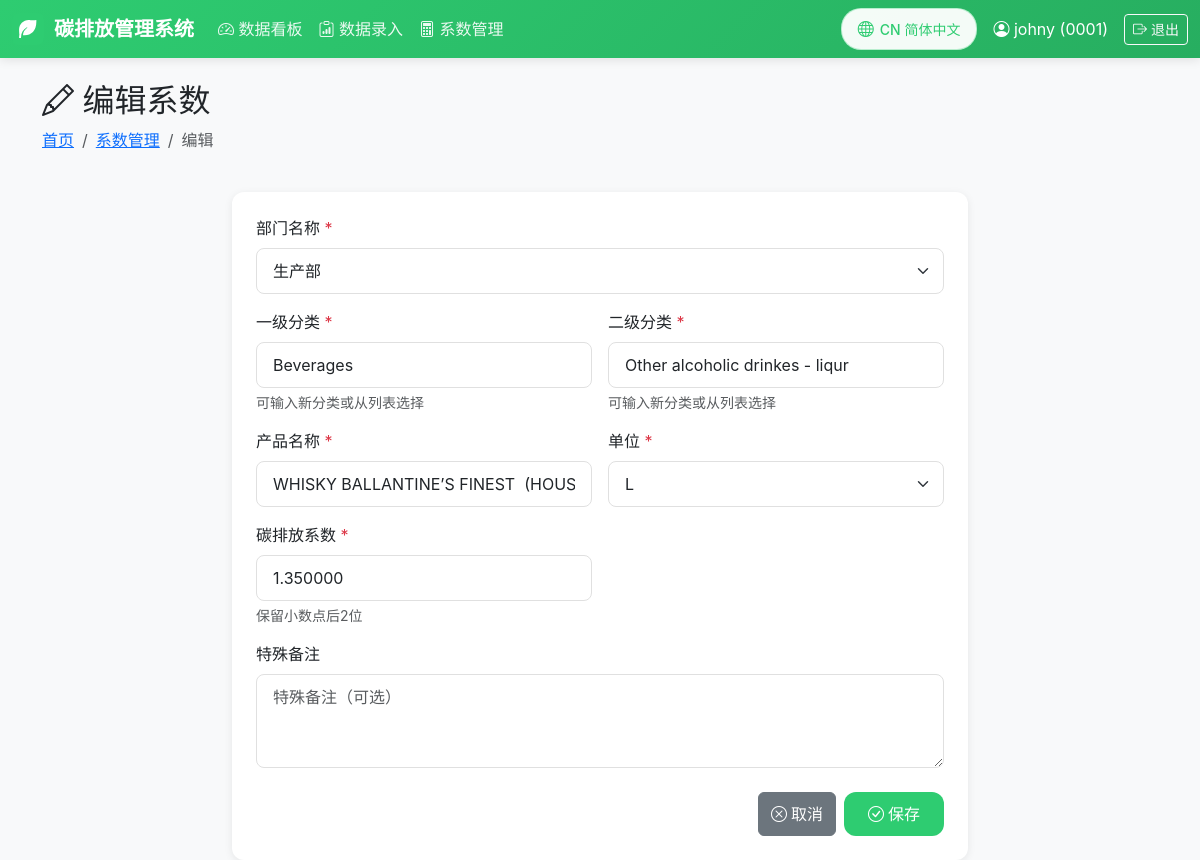
Page /coefficients/4/edit/ (signed in) on the earlier database version.
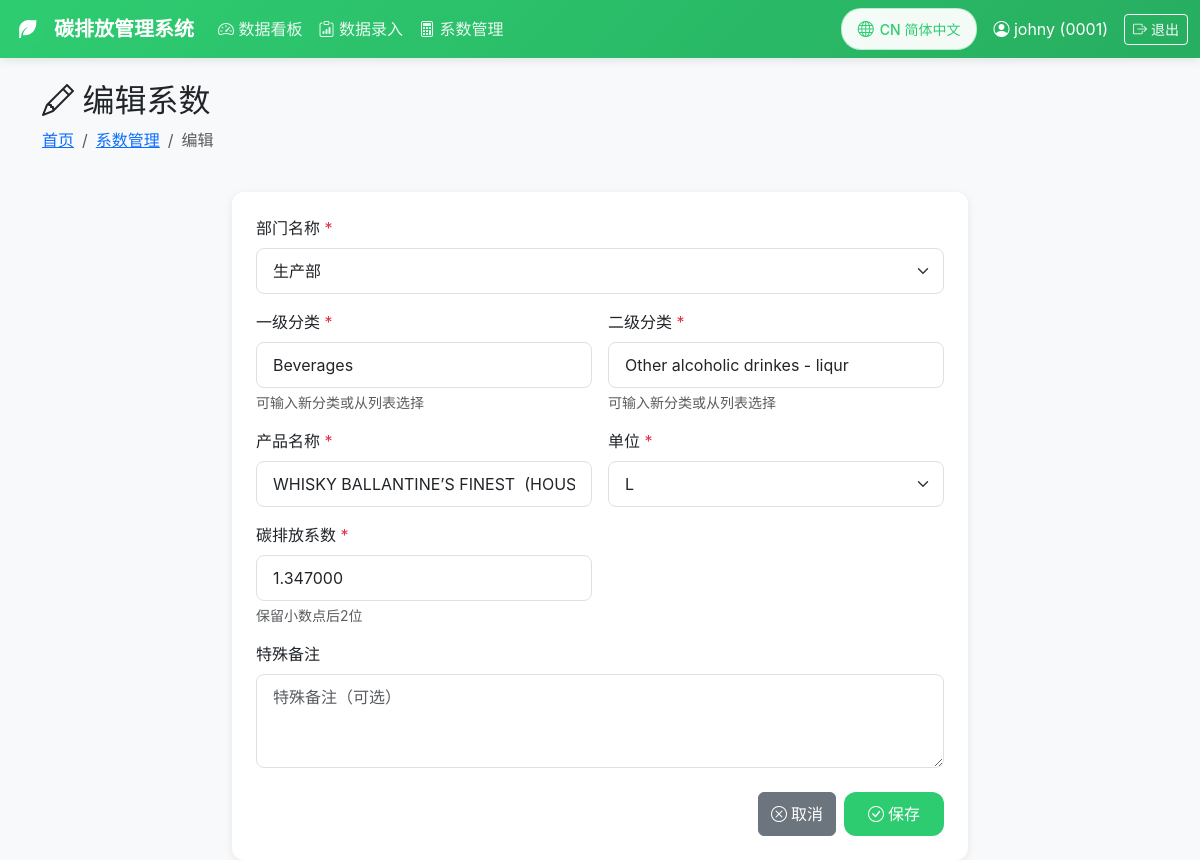
Same page on the later database version.
### coefficients/models.py (models this page shows, shortened)
class EmissionCoefficient(models.Model):
    UNIT_CHOICES = [
        ('KG', _('KG')),
        ('L', _('L')),
    ]
    DEPARTMENT_CHOICES = [
        ('production', _('生产部')),
        ('rd', _('研发部')),
        ('administration', _('行政部')),
        ('logistics', _('后勤部')),
    ]
    category_level1 = models.ForeignKey(
        EmissionCategory,
        on_delete=models.PROTECT,
        verbose_name=_('一级分类'),
        related_name='coefficients_level1',
        limit_choices_to={'level': 1}
    )
    category_level2 = models.ForeignKey(
        EmissionCategory,
        on_delete=models.PROTECT,
        verbose_name=_('二级分类'),
        related_name='coefficients_level2',
        limit_choices_to={'level': 2}
    )
    product_name = models.CharField(_('产品名称'), max_length=200, blank=True, null=True)
    product_name_en = models.CharField(_('产品名称(英文)'), max_length=200, blank=True, null=True)
    unit = models.CharField(_('单位'), max_length=20, choices=UNIT_CHOICES)
    coefficient = models.DecimalField(_('碳排放系数'), max_digits=10, decimal_places=6)
    department = models.CharField(_('部门名称'), max_length=50, choices=DEPARTMENT_CHOICES)
    special_note = models.TextField(_('特殊备注'), blank=True)
    created_at = models.DateTimeField(_('创建时间'), auto_now_add=True)
    updated_at = models.DateTimeField(_('最后更新'), auto_now=True)
    updated_by = models.ForeignKey(
        CustomUser,
        on_delete=models.SET_NULL,
        null=True,
        blank=True,
        verbose_name=_('更新人')
    )
    class Meta:
        verbose_name = _('碳排放系数')
        verbose_name_plural = _('碳排放系数')
        ordering = ['-updated_at']

### coefficients/views.py (the view)
# urls.py: path('coefficients/<int:pk>/edit/', views.coefficient_edit, name='coefficient_edit'),
@login_required
@user_passes_test(can_manage_coefficients, login_url='dashboard')
def coefficient_edit(request, pk):
    coefficient = get_object_or_404(EmissionCoefficient, pk=pk)
    if request.method == 'POST':
        form = EmissionCoefficientForm(request.POST, instance=coefficient)
        if form.is_valid():
            coefficient = form.save(commit=False)
            coefficient.updated_by = request.user
            coefficient.save()
            messages.success(request, _('系数更新成功！'))
            return redirect('coefficient_list')
    else:
        form = EmissionCoefficientForm(instance=coefficient)
    level1_categories = EmissionCategory.objects.filter(level=1).values_list('name', flat=True)
    level2_categories = EmissionCategory.objects.filter(level=2).values_list('name', flat=True)
    context = {
        'form': form,
        'coefficient': coefficient,
        'level1_categories': level1_categories,
        'level2_categories': level2_categories,
    }
    return render(request, 'coefficients/coefficient_form.html', context)

### coefficients/views.py (called while the page is built)
def can_manage_coefficients(user):
    return user.is_authenticated and (user.can_manage_coefficients or user.is_superuser)

### templates/coefficients/coefficient_form.html (shortened to what the changed rows need)
{% extends "base.html" %}
{% load i18n %}
{% block content %}
<div class="container mt-4">
    <div class="row mb-4">
        <div class="col">
            <h2>
                <i class="bi bi-{% if coefficient %}pencil{% else %}plus-circle{% endif %}"></i>
                {% if coefficient %}{% trans "编辑系数" %}{% else %}{% trans "新增系数" %}{% endif %}
            </h2>
        </div>
    </div>
    <div class="row justify-content-center">
        <div class="col-lg-8">
            <div class="card">
                <div class="card-body p-4">
                    <form method="post">
                        <div class="row g-3">
                            <div class="col-md-12">
                                <label for="{{ form.department.id_for_label }}" class="form-label">
                                    {{ form.department.label }} <span class="text-danger">*</span>
                                </label>
                                {{ form.department }}
                            </div>
                            <div class="col-md-6">
                                <label for="{{ form.product_name.id_for_label }}" class="form-label">
                                    {{ form.product_name.label }} <span class="text-danger">*</span>
                                </label>
                                {{ form.product_name }}
                            </div>
                            <div class="col-md-6">
                                <label for="{{ form.unit.id_for_label }}" class="form-label">
                                    {{ form.unit.label }} <span class="text-danger">*</span>
                                </label>
                                {{ form.unit }}
                            </div>
                            <div class="col-md-6">
                                <label for="{{ form.coefficient.id_for_label }}" class="form-label">
                                    {{ form.coefficient.label }} <span class="text-danger">*</span>
                                </label>
                                {{ form.coefficient }}
                                <div class="form-text">{% trans "保留小数点后2位" %}</div>
                            </div>
                            <div class="col-md-12">
                                <label for="{{ form.special_note.id_for_label }}" class="form-label">
                                    {{ form.special_note.label }}
                                </label>
                                {{ form.special_note }}
                            </div>
                        </div>
                    </form>
                </div>
            </div>
        </div>
    </div>
</div>
{% endblock %}

Differences in the rows shown:
changed EmissionCoefficient "生产部": coefficient "1.350000" → "1.347000"
